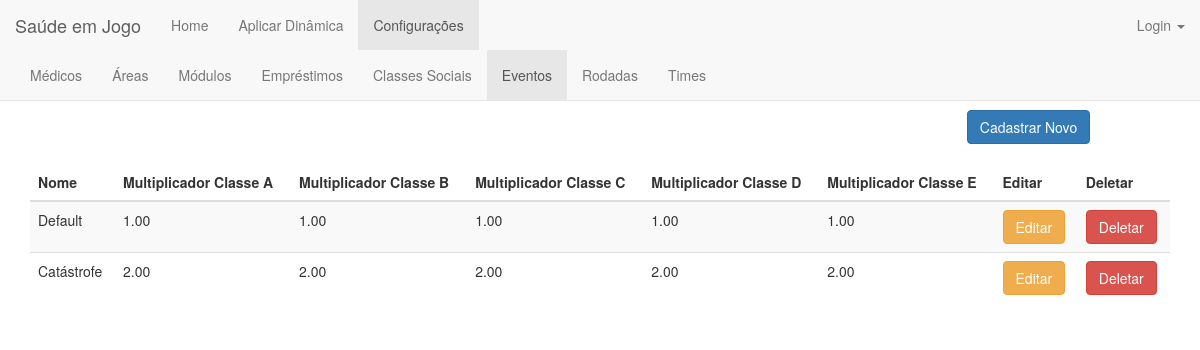
The page /evento/ on the database its author committed.
### jogo/models.py (models this page shows, shortened)
class Evento(models.Model):
    class Meta:
        verbose_name = 'evento'
        verbose_name_plural = 'eventos'
    def __str__(self):
        return self.nome
    nome = models.CharField(max_length=50)
    multiplicador_classeA = models.FloatField(validators=[MinValueValidator(0.0)])
    multiplicador_classeB = models.FloatField(validators=[MinValueValidator(0.0)])
    multiplicador_classeC = models.FloatField(validators=[MinValueValidator(0.0)])
    multiplicador_classeD = models.FloatField(validators=[MinValueValidator(0.0)])
    multiplicador_classeE = models.FloatField(validators=[MinValueValidator(0.0)])

### jogo/views.py (the view)
# urls.py: url(r'^evento/$', views.evento_index, name='evento_index'),
def evento_index(request):
    eventos = Evento.objects.all()
    print(eventos)
    return render(request, 'evento/evento_index.html', {'eventos': eventos})

### jogo/templates/evento/evento_index.html (shortened to what this page needs)
{% extends 'jogo/base_configuracoes.html' %}
{% block evento %}class="active"{% endblock %}
{% block body %}
    <div class="container">
        <h1 align="center">Eventos</h1>
        <div align="right" style="margin-right: 7%">
            <a href="{% url 'jogo:evento_new' %}"><button type="submit" class="btn btn-primary">Cadastrar Novo</button></a>
        </div>
        <br>
        <table class="table table-striped">
        <thead>
            <tr>
                <th>Nome</th>
                <th>Multiplicador Classe A</th>
                <th>Multiplicador Classe B</th>
                <th>Multiplicador Classe C</th>
                <th>Multiplicador Classe D</th>
                <th>Multiplicador Classe E</th>
                <th>Editar</th>
                <th>Deletar</th>
            </tr>
        </thead>
        <tbody>
            {% for evento in eventos %}
                <tr>
                    <td>{{evento.nome}}</td>
                    <td>{{evento.multiplicador_classeA | floatformat:2}}</td>
                    <td>{{evento.multiplicador_classeB | floatformat:2}}</td>
                    <td>{{evento.multiplicador_classeC | floatformat:2}}</td>
                    <td>{{evento.multiplicador_classeD | floatformat:2}}</td>
                    <td>{{evento.multiplicador_classeE | floatformat:2}}</td>
                    <td><a href="{% url 'jogo:evento_edit' evento.id %}"><button type="button" class="btn btn-warning">Editar</button></a></td>
                    <td><a href="{% url 'jogo:evento_delete' evento.id %}"><button type="button" class="btn btn-danger">Deletar</button></a></td>
                </tr>
            {% endfor %}
        </tbody>
        </table>
    </div>
{% endblock body %}

### rows shown on the page
Evento: nome "Default", multiplicador_classeA "1.00", multiplicador_classeB "1.00", multiplicador_classeC "1.00", multiplicador_classeD "1.00", multiplicador_classeE "1.00"
Evento: nome "Catástrofe", multiplicador_classeA "2.00", multiplicador_classeB "2.00", multiplicador_classeC "2.00", multiplicador_classeD "2.00", multiplicador_classeE "2.00"
